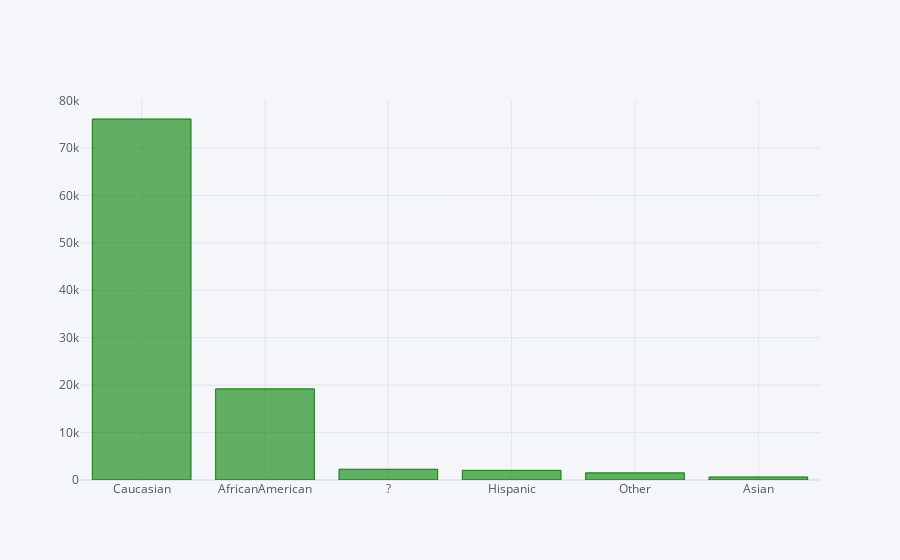

Write notebook code for a chart like this one.
### Markdown cell above
"In the hospital, there is a higher admission rate among people aged 70-80, followed by those aged 60-70, then 50-60, 40-50, 30-40, 20-30, and finally 10-20, with admissions for individuals under 10 years old being the least frequent."

### Code cell
plt.figure(figsize=(14,6),dpi=200)
data['race'].value_counts().iplot(kind='bar',color='green')

### Figure 1 — Plotly figure (JSON) as saved in the notebook; plotly's stock layout.template omitted (floating-point values rounded to 4 significant figures)
{"data": [{"marker": {"color": "rgba(0, 128, 0, 0.6)", "line": {"color": "rgba(0, 128, 0, 1.0)", "width": 1}}, "name": "count", "orientation": "v", "text": "", "type": "bar", "x": ["Caucasian", "AfricanAmerican", "?", "Hispanic", "Other", "Asian"], "y": [76099, 19210, 2273, 2037, 1506, 641]}], "layout": {"autosize": true, "legend": {"bgcolor": "#F5F6F9", "font": {"color": "#4D5663"}}, "paper_bgcolor": "#F5F6F9", "plot_bgcolor": "#F5F6F9", "title": {"font": {"color": "#4D5663"}}, "xaxis": {"autorange": true, "gridcolor": "#E1E5ED", "range": [-0.5, 5.5], "showgrid": true, "tickfont": {"color": "#4D5663"}, "title": {"font": {"color": "#4D5663"}, "text": ""}, "type": "category", "zerolinecolor": "#E1E5ED"}, "yaxis": {"autorange": true, "gridcolor": "#E1E5ED", "range": [0, 80100.0], "showgrid": true, "tickfont": {"color": "#4D5663"}, "title": {"font": {"color": "#4D5663"}, "text": ""}, "type": "linear", "zerolinecolor": "#E1E5ED"}}}
